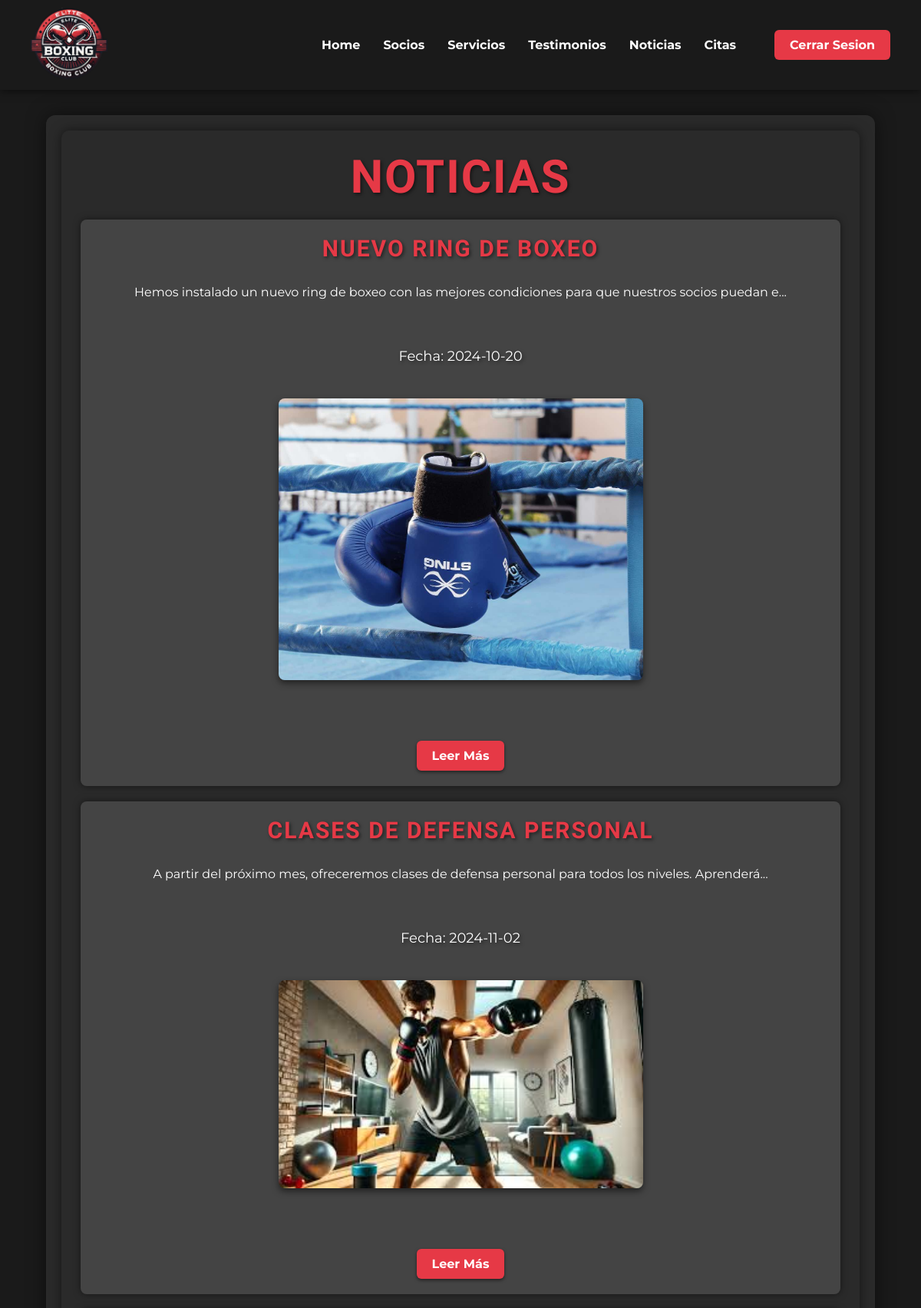
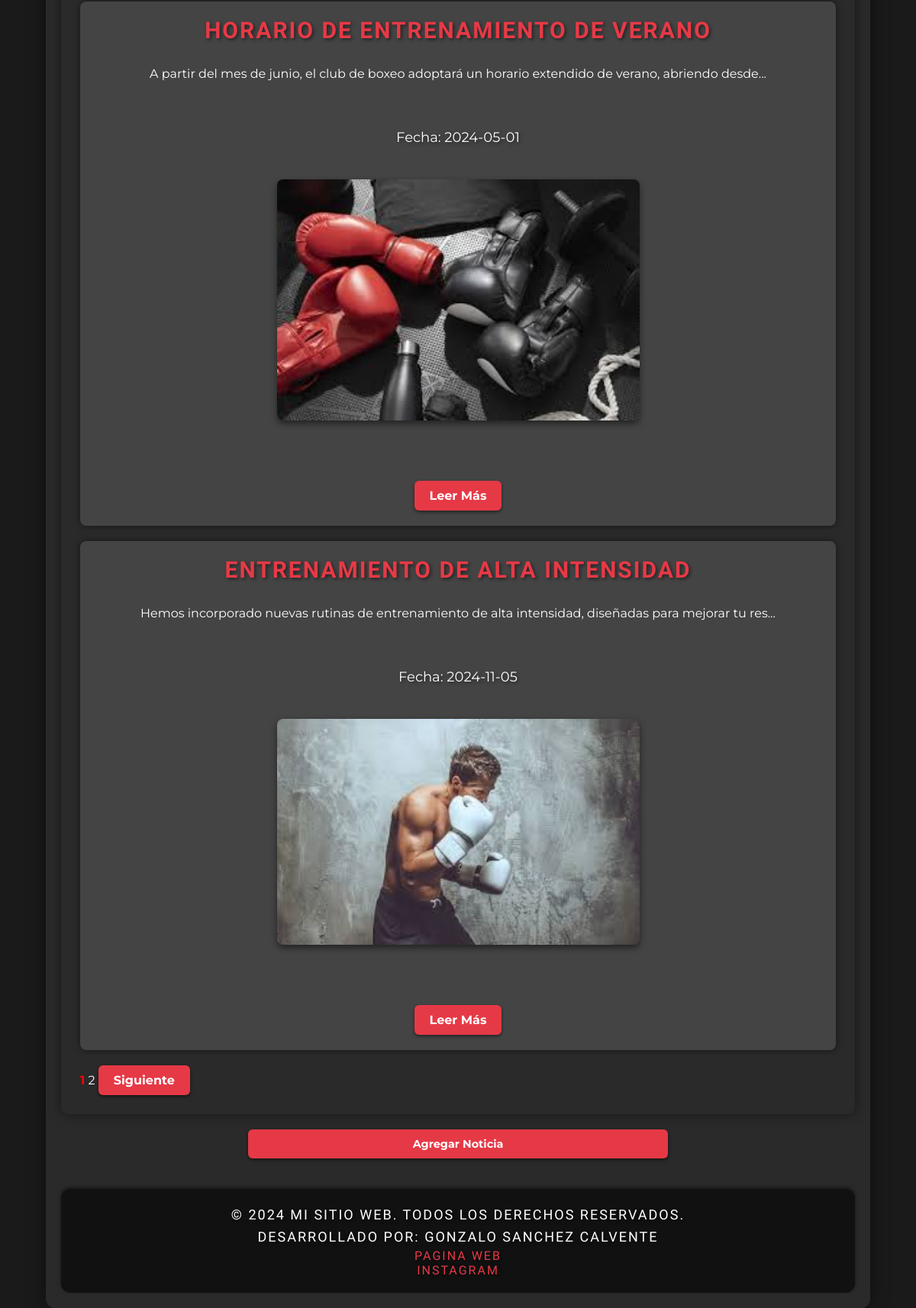
The app's page /noticias.php (signed in) with its own data (2 pictures, top to bottom).
### tables this page shows
CREATE TABLE noticias (
    id_noticia INT AUTO_INCREMENT PRIMARY KEY,
    titulo VARCHAR(255) NOT NULL,
    contenido TEXT NOT NULL,
    imagen VARCHAR(255),
    fecha_publicacion DATE
);

### src/php/mostrarNoticias.php (the view, shortened to what this page needs)
<?php
require_once("conexion.php");
$noticiasPorPagina = 4;
$paginaActual = isset($_GET['pagina']) ? (int)$_GET['pagina'] : 1;
$offset = ($paginaActual - 1) * $noticiasPorPagina;
$totalNoticiasConsulta = "SELECT COUNT(*) as total FROM noticias";
$totalNoticiasResultado = $conexion->query($totalNoticiasConsulta);
$totalNoticias = $totalNoticiasResultado->fetch_assoc()['total'];
$totalPaginas = ceil($totalNoticias / $noticiasPorPagina);
if (isset($_SESSION['loggedin']) && $_SESSION['rol'] === 'user') {
    $fechaActual = date('Y-m-d');
    $consulta = "SELECT * FROM noticias WHERE fecha_publicacion <= '$fechaActual' LIMIT $offset, $noticiasPorPagina";
} else {
    $consulta = "SELECT * FROM noticias LIMIT $offset, $noticiasPorPagina";
}
$noticias = $conexion->query($consulta);
if ($noticias->num_rows > 0) {
    while ($noticia = $noticias->fetch_assoc()) {
        echo "<article>";
        echo  "<h2>" . $noticia["titulo"] . "</h2>";
        echo substr($noticia["contenido"], 0, 100)."..." . "</p>";
        echo "<p>Fecha: " . $noticia["fecha_publicacion"] . "</p>";
        echo "<img src='"."./" . $noticia["imagen"] . "' alt='" . $noticia["titulo"] . "' width='100' height='100' class='imagen-noticia'><br>";
        echo "<a href='./src/php/mostrarNoticia.php?id=" . $noticia["id_noticia"] . "' class='boton'>Leer Más </a>";
        echo "</article>";
    }
} else {
    echo "<p>No hay noticias disponibles</p>";
}
echo "<div class='paginacion'>";
for ($i = 1; $i <= $totalPaginas; $i++) {
    if ($i == $paginaActual) {
        echo "<strong style='color: red;'>$i</strong> ";
    } else {
        echo "<a href='?pagina=$i' style='color: white; text-decoration: none;'>$i</a> ";
    }
}
if ($paginaActual < $totalPaginas) {
    echo "<a href='?pagina=" . ($paginaActual + 1) . "' class='boton'>Siguiente</a>";
}
echo "</div>";
?>

### styles/style.css (style rules this page uses)
:root { --color-fondo: #1a1a1a; --color-texto: #ffffff; --color-primario: #e63946; --color-secundario: #ff1c1c; --color-fondo-seccion: #2a2a2a; --color-hover: #ff4d4d; --color-sombra: rgba(0, 0, 0, 0.5); --color-footer: #111; --color-enlace-footer: #e63946; }
* { margin: 0; padding: 0; box-sizing: border-box; }
body { font-family: 'Montserrat', sans-serif; color: var(--color-texto); background-color: var(--color-fondo); display: flex; flex-direction: column; align-items: center; min-height: 100vh; }
p { color: var(--color-texto); font-size: 18px; line-height: 1.60; margin-bottom: 20px; text-align: justify; text-shadow: 2px 2px 4px var(--color-sombra); }
h2 { font-size: 30px; }
h1, h2, h3, h4, h5, h6 { color: var(--color-primario) !important; font-weight: bold; margin-bottom: 10px; text-align: center; font-family: 'Oswald', sans-serif; text-transform: uppercase; letter-spacing: 2px; text-shadow: 2px 2px 4px var(--color-sombra); }
.noticias article { display: flex; flex-direction: column; align-items: center; gap: 20px; padding: 20px; margin: 20px 0; background-color: #444; border-radius: 8px; box-shadow: 0px 0px 10px var(--color-sombra); transition: transform 0.3s ease; }
.boton { background-color: var(--color-primario); color: var(--color-texto); border: none; padding: 10px 20px; border-radius: 6px; cursor: pointer; transition: background-color 0.3s ease, transform 0.2s; text-decoration: none; font-weight: bold; display: inline-block; box-shadow: 0px 2px 4px var(--color-sombra); text-align: center; }
.imagen-noticia { display: block; margin: 0 auto; margin-bottom: 20px; width: 50%; height: auto; object-fit: cover; border-radius: 8px; box-shadow: 0 4px 8px var(--color-sombra); overflow: hidden; transition: transform 0.3s ease; }

### styles/menu.css (style rules this page uses)
:root { --color-fondo: #1a1a1a; --color-texto: #ffffff; --color-primario: #e63946; --color-sombra: rgba(0, 0, 0, 0.5); }

### styles/footer.css (style rules this page uses)
:root { --color-fondo: #1a1a1a; --color-texto: #ffffff; --color-primario: #e63946; --color-secundario: #ff1c1c; --color-fondo-seccion: #2a2a2a; --color-hover: #ff4d4d; --color-sombra: rgba(0, 0, 0, 0.5); --color-footer: #111; --color-enlace-footer: #e63946; }
footer { display: flex; flex-direction: column; background-color: var(--color-footer); padding: 20px; text-align: center; justify-content: center; align-items: center; color: var(--color-texto); font-family: 'Oswald', sans-serif; text-transform: uppercase; letter-spacing: 2px; text-shadow: 2px 2px 4px var(--color-sombra); margin-top: 20px; border-radius: 12px; box-shadow: 0px -2px 5px var(--color-sombra); }
footer a { color: var(--color-enlace-footer); text-decoration: none; transition: color 0.3s ease; }
footer p { margin: 0; }

### records on screen
noticias: titulo "NUEVO RING DE BOXEO", contenido "Hemos instalado un nuevo ring de boxeo con las mejores condiciones para que nuestros socios puedan e", fecha_publicacion "2024-10-20", imagen (picture)
noticias: titulo "CLASES DE DEFENSA PERSONAL", contenido "A partir del próximo mes, ofreceremos clases de defensa personal para todos los niveles. Aprenderá", fecha_publicacion "2024-11-02", imagen (picture)
noticias: titulo "HORARIO DE ENTRENAMIENTO DE VERANO", contenido "A partir del mes de junio, el club de boxeo adoptará un horario extendido de verano, abriendo desde", fecha_publicacion "2024-05-01", imagen (picture)
noticias: titulo "ENTRENAMIENTO DE ALTA INTENSIDAD", contenido "Hemos incorporado nuevas rutinas de entrenamiento de alta intensidad, diseñadas para mejorar tu res", fecha_publicacion "2024-11-05", imagen (picture)
